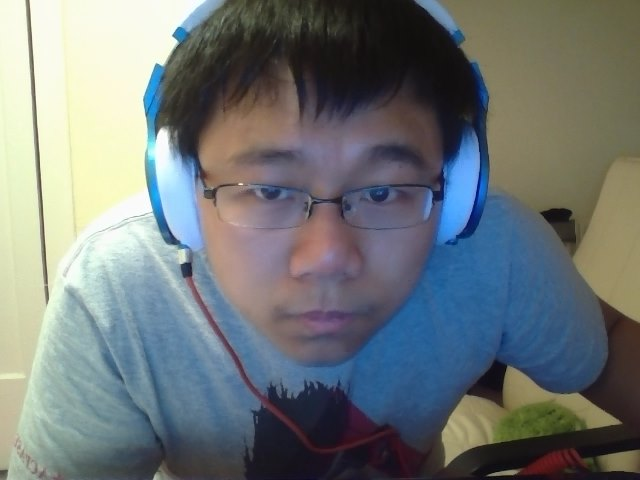
%> input picture test.JPG, 640 x 480 px
$ octave --eval "result = cutPic(imread('test.JPG'));"   (GNU Octave 9; MATLAB toolbox functions it lacks are replaced by stand-ins)
%> lines starting %> are read from the running program, lines starting %| are printed output that depends on the picture
function [result] = cutPic(a)
 a = imresize(a,[112 92]);
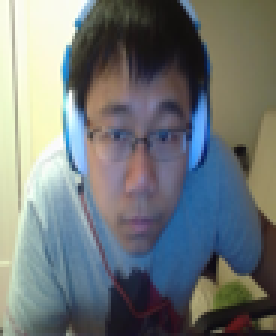
%> a: size 112x92x3 uint8 (shown 3 times larger); mean R, G, B 112.5, 119.1, 119.6
 a = rgb2gray(a);
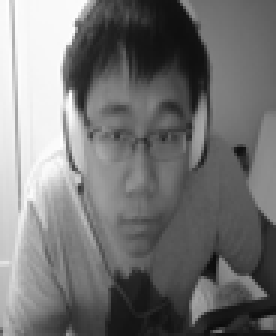
%> a: size 112x92 uint8 (shown 3 times larger); min 11, max 255, mean 117.2
 result = a;

end
